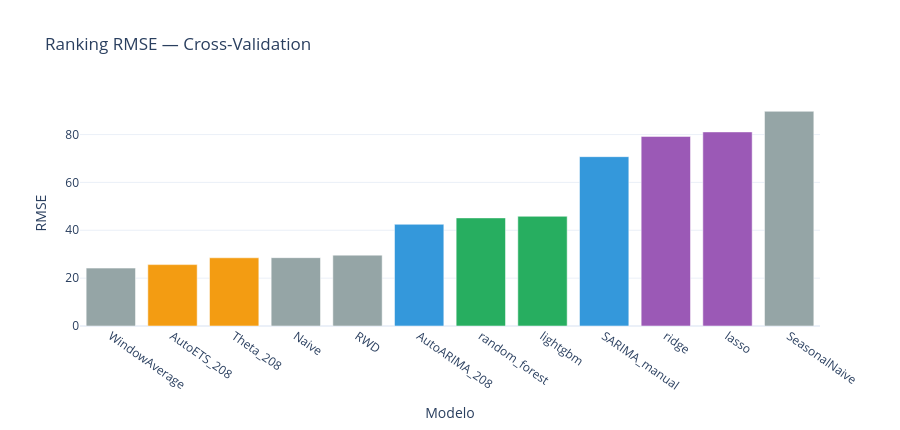

Write notebook code for a chart like this one.
### Code cell
familia_modelo = {
    **{modelo: 'baseline' for modelo in modelos_baseline},
    **{modelo: 'arima_sarima' for modelo in modelos_arima_col},
    **{modelo: 'suavizacion' for modelo in modelos_suavizado_col},
    **FAMILIA_ML,
}


def graficar_rmse_modelos(metricas, titulo):
    orden = metricas.sort_values('rmse')
    colores_familia = {
        'baseline': '#95a5a6',
        'arima_sarima': '#3498db',
        'suavizacion': '#f39c12',
        'ml_lineal': '#9b59b6',
        'ml_ensemble_boosting': '#27ae60',
    }
    colores = [colores_familia.get(f, '#7f8c8d') for f in orden['familia']]
    fig = go.Figure(go.Bar(x=orden.modelo, y=orden.rmse, marker_color=colores))
    fig.update_layout(title=titulo, xaxis_title='Modelo', yaxis_title='RMSE', template='plotly_white', height=430, showlegend=False)
    fig.update_xaxes(tickangle=35)
    fig.show()


metricas_cv = pd.concat([metricas_cv_baseline, metricas_cv_arima, metricas_cv_suavizado, metricas_cv_ml], ignore_index=True)
metricas_cv['familia'] = metricas_cv['modelo'].map(familia_modelo)
metricas_cv = metricas_cv.sort_values('rmse').reset_index(drop=True)

graficar_rmse_modelos(metricas_cv, 'Ranking RMSE — Cross-Validation')
display(estilo_ranking_metricas(metricas_cv))

### Figure 1 — Plotly figure (JSON) as saved in the notebook; plotly's stock layout.template omitted (floating-point values rounded to 4 significant figures)
{"data": [{"marker": {"color": ["#95a5a6", "#f39c12", "#f39c12", "#95a5a6", "#95a5a6", "#3498db", "#27ae60", "#27ae60", "#3498db", "#9b59b6", "#9b59b6", "#95a5a6"]}, "type": "bar", "x": ["WindowAverage", "AutoETS_208", "Theta_208", "Naive", "RWD", "AutoARIMA_208", "random_forest", "lightgbm", "SARIMA_manual", "ridge", "lasso", "SeasonalNaive"], "y": [24.19, 25.66, 28.5, 28.56, 29.61, 42.5, 45.17, 45.84, 70.76, 79.22, 81.11, 89.72]}], "layout": {"height": 430, "showlegend": false, "title": {"text": "Ranking RMSE — Cross-Validation"}, "xaxis": {"tickangle": 35, "title": {"text": "Modelo"}}, "yaxis": {"title": {"text": "RMSE"}}}}
